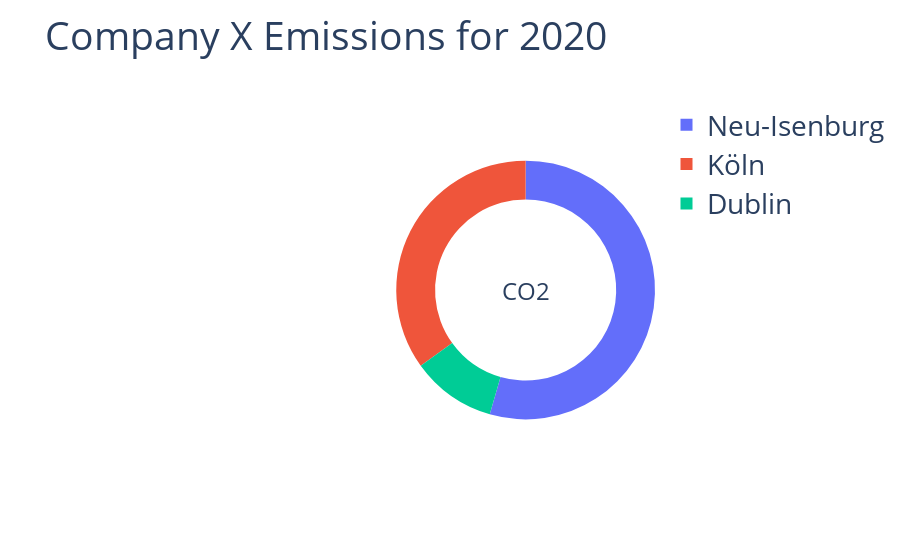

Here is the notebook cell this chart was saved with:
### Markdown cell above
# Try out the donut pie chart with the mocked up data.

### Code cell
# Create subplots: use 'domain' type for Pie subplot
fig = make_subplots(rows=1, cols=2, specs=[[{'type':'domain'}, {'type':'domain'}]])
 
fig.add_trace(go.Pie(labels=labels,textinfo='none', values = df_mock_data_all['2020'], name="CO2 Emissions"),1, 2)

# Use `hole` to create a donut-like pie chart
fig.update_traces(hole=.7, hoverinfo="label+percent+name")

fig.update_layout(
    title_text=("Company X Emissions for 2020" ), font_size=28, 
    # Add annotations in the center of the donut pies.
    annotations=[dict(text='CO2', x=0.82, y=0.5, font_size=24, showarrow=False)])

fig.show()

### Figure 1 — Plotly figure (JSON) as saved in the notebook; plotly's stock layout.template omitted (floating-point values rounded to 4 significant figures)
{"data": [{"domain": {"x": [0.55, 1], "y": [0, 1]}, "hole": 0.7, "hoverinfo": "label+percent+name", "labels": ["Dublin", "Dublin", "Dublin", "Dublin", "Dublin", "Dublin", "Dublin", "Dublin", "Dublin", "Neu-Isenburg", "Neu-Isenburg", "Neu-Isenburg", "Köln", "Köln", "Köln", "Köln", "Köln", "Köln", "Neu-Isenburg"], "name": "CO2 Emissions", "textinfo": "none", "type": "pie", "values": [2943.0, 833.5, 291.7, 1800, 11358, 180, 1800, 11358, 180, 1000, 19358, 1180, 21800, 1358, 1180, 1519.0, 447.8, 75330.0, 136853]}], "layout": {"annotations": [{"font": {"size": 24}, "showarrow": false, "text": "CO2", "x": 0.82, "y": 0.5}], "font": {"size": 28}, "title": {"text": "Company X Emissions for 2020"}}}
